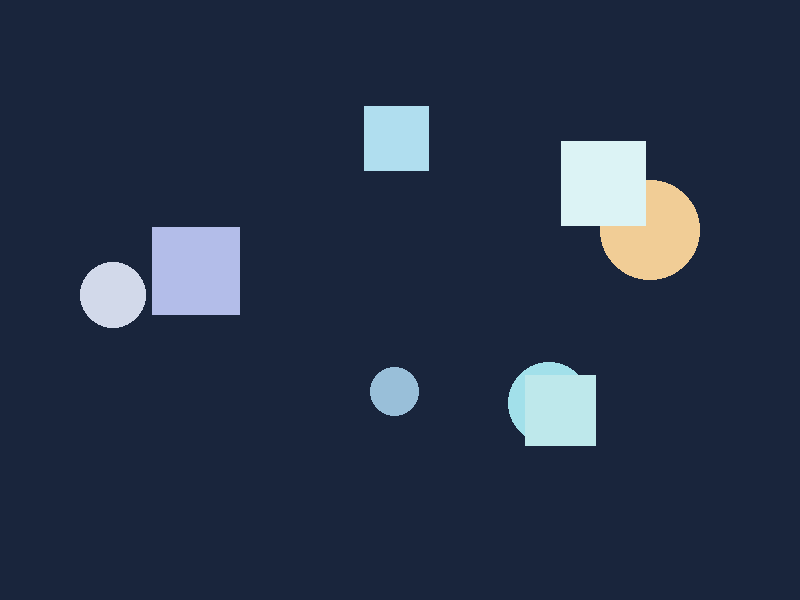
#> input picture images/image_1.png, 800 x 600 px; its folder holds only this picture in this run
$ python main.py   (older library calls are emulated)
#> lines starting #> are read from the running program, lines starting #| are printed output that depends on the picture; after the words box and inside, x2 and y2 are one past the last pixel; in counts of white or black regions, pixels touching at a corner belong together
import cv2
import math
import os
import csv

INPUT_FOLDER = "images"
OUTPUT_FOLDER = "results"

os.makedirs(OUTPUT_FOLDER, exist_ok=True)
images = []
for file in os.listdir(INPUT_FOLDER):

    if file.endswith(".jpg") or \
       file.endswith(".png") or \
       file.endswith(".jpeg"):

        images.append(file)
if len(images) == 0:
    print("Изображения не найдены")
    exit()
csv_file = open("report.csv", "w", newline="")

writer = csv.writer(csv_file)

writer.writerow([
    "Image",
    "Objects",
    "Round Objects",
    "Rectangle Objects"
])
for image_name in images:
    print(f"Обработка: {image_name}")
    path = os.path.join(INPUT_FOLDER, image_name)
    image = cv2.imread(path)
#> image is the input picture: shape (600, 800, 3); mean B, G, R 72.5, 50.8, 38.5
    if image is None:
        print("Ошибка загрузки")
        continue
    image = cv2.resize(image, (800, 600))
    gray = cv2.cvtColor(image, cv2.COLOR_BGR2GRAY)
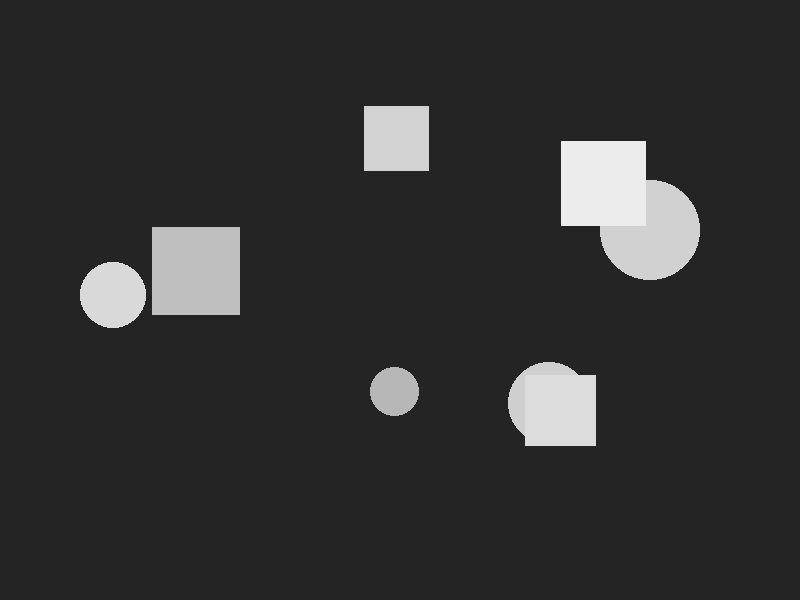
#> gray: shape (600, 800); min 36, max 236, mean 49.6
    blur = cv2.GaussianBlur(gray, (5, 5), 0)
    sobel_x = cv2.Sobel(gray, cv2.CV_64F, 1, 0)
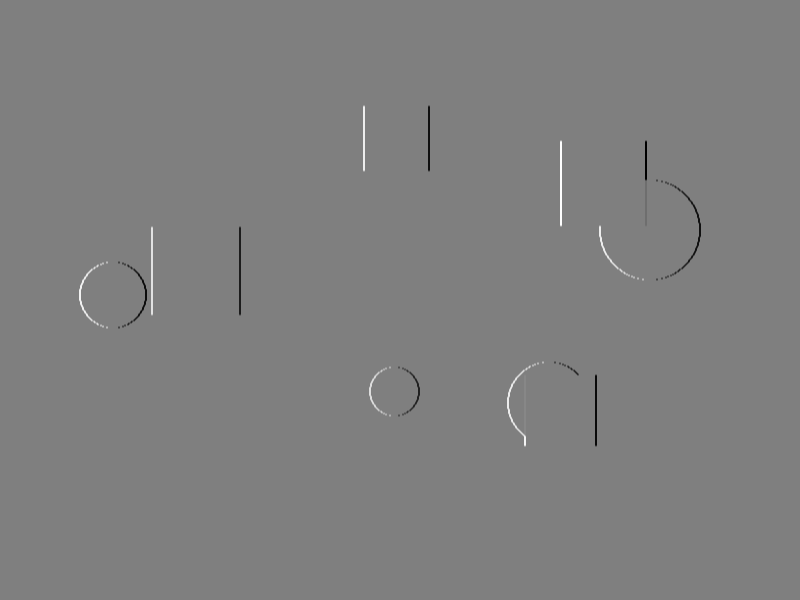
#> sobel_x: shape (600, 800) float64; min -800, max 800, mean 0; drawn with min black and max white
    sobel_y = cv2.Sobel(gray, cv2.CV_64F, 0, 1)
    laplacian = cv2.Laplacian(gray, cv2.CV_64F)
    edges = cv2.Canny(blur, 50, 150)
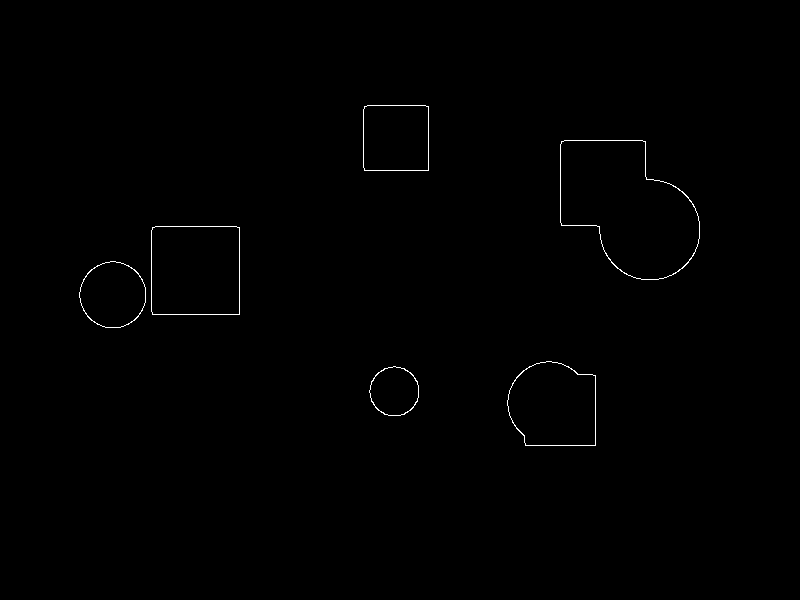
#> edges: shape (600, 800); 0.38% white in thin lines or dots, all inside (x1, y1, x2, y2) = (79, 105, 700, 446)
    contours, _ = cv2.findContours(
        edges,
        cv2.RETR_EXTERNAL,
        cv2.CHAIN_APPROX_SIMPLE
    )
#> contours = 6 contours; box (x1, y1, x2, y2) and area: (560, 140, 700, 280) 13547, (151, 226, 240, 315) 7733, (507, 361, 596, 446) 6296, (363, 105, 429, 171) 4214, (79, 261, 146, 328) 3413, (369, 366, 419, 416) 1884
    result = image.copy()
    count = 0
    round_objects = 0
    rectangle_objects = 0

    for cnt in contours:

        area = cv2.contourArea(cnt)
        if area < 100:
            continue
        count += 1
        perimeter = cv2.arcLength(cnt, True)
        x, y, w, h = cv2.boundingRect(cnt)
        (cx_circle, cy_circle), radius = \
            cv2.minEnclosingCircle(cnt)
        cx = x + w // 2
        cy = y + h // 2
        if perimeter != 0:
            roundness = \
                4 * math.pi * area / (perimeter ** 2)
        else:
            roundness = 0
        if roundness > 0.8:

            color = (0, 255, 0)

            round_objects += 1

            shape = "Circle"

        else:

            color = (0, 0, 255)

            rectangle_objects += 1

            shape = "Rectangle"

        cv2.drawContours(result, [cnt], -1, color, 2)

        cv2.rectangle(
            result,
            (x, y),
            (x + w, y + h),
            color,
            2
        )

        cv2.circle(
            result,
            (int(cx_circle), int(cy_circle)),
            int(radius),
            (255, 255, 0),
            1
        )
        cv2.circle(
            result,
            (cx, cy),
            4,
            (255, 0, 255),
            -1
        )

        cv2.putText(
            result,
            str(count),
            (cx, cy),
            cv2.FONT_HERSHEY_SIMPLEX,
            0.7,
            color,
            2
        )


        cv2.putText(
            result,
            shape,
            (x, y - 10),
            cv2.FONT_HERSHEY_SIMPLEX,
            0.5,
            color,
            2
        )

        # Площадь
        cv2.putText(
            result,
            f"S={int(area)}",
            (x, y + h + 20),
            cv2.FONT_HERSHEY_SIMPLEX,
            0.5,
            color,
            2
        )
#> this loop made 6 passes
#> (area, perimeter, x, y, w, h, cx_circle, cy_circle) on passes 1 to 6: (1884, 163.2, 369, 366, 50, 50, 394, 391), (6295.5, 310.6, 507, 361, 89, 85, 556.4, 410), (3413, 219.5, 79, 261, 67, 67, 112.4, 294.4), (7733, 349.7, 151, 226, 89, 89, 195.5, 270.5), (13547, 500.9, 560, 140, 140, 140, 623, 203), (4214, 257.7, 363, 105, 66, 66, 396, 138)
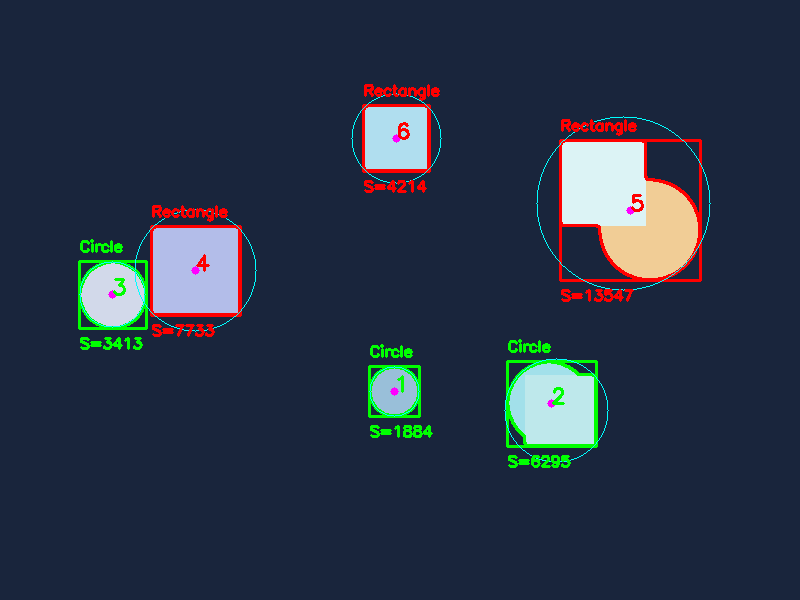
#> result: shape (600, 800, 3); 3.32% of pixels changed, all inside (x1, y1, x2, y2) = (78, 84, 711, 468)
#> after the loop, count = 6; rectangle_objects = 3; round_objects = 3

    cv2.putText(
        result,
        f"Objects: {count}",
        (10, 30),
        cv2.FONT_HERSHEY_SIMPLEX,
        1,
        (255, 0, 0),
        2
    )
    cv2.putText(
        result,
        f"Round: {round_objects}",
        (10, 70),
        cv2.FONT_HERSHEY_SIMPLEX,
        0.8,
        (0, 255, 0),
        2
    )
    cv2.putText(
        result,
        f"Rectangle: {rectangle_objects}",
        (10, 110),
        cv2.FONT_HERSHEY_SIMPLEX,
        0.8,
        (0, 0, 255),
        2
    )
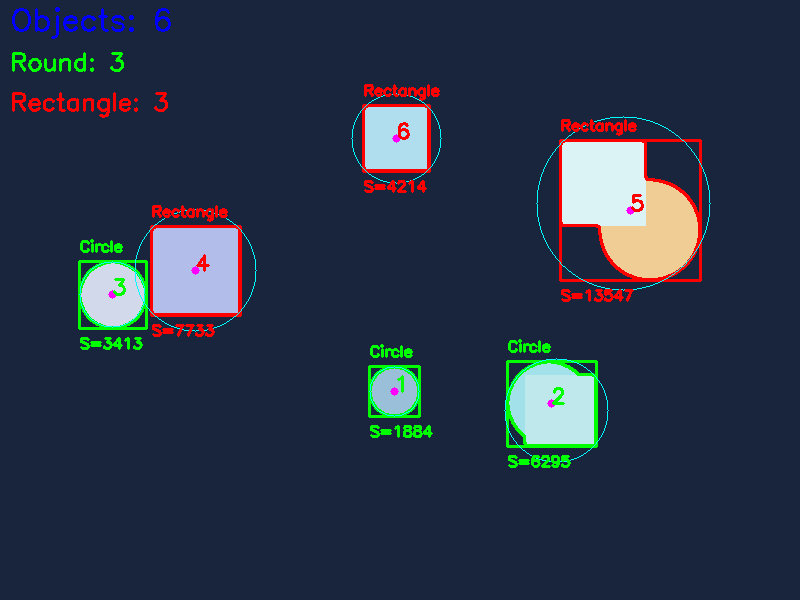
#> result: shape (600, 800, 3); mean B, G, R 70.4, 52.4, 41.2
    save_path = os.path.join(
        OUTPUT_FOLDER,
        f"result_{image_name}"
    )
    cv2.imwrite(save_path, result)
    writer.writerow([
        image_name,
        count,
        round_objects,
        rectangle_objects
    ])
    cv2.imshow("Result", result)
    key = cv2.waitKey(300)
#> (key Esc is pressed here)
    if key == 27:
        break
csv_file.close()
cv2.destroyAllWindows()
print("Обработка завершена")

$ run again, on images/image_103.png
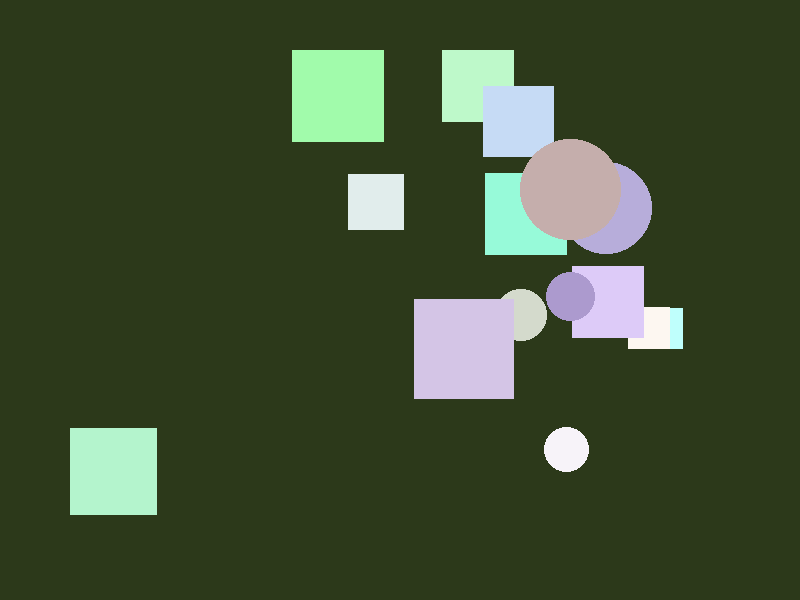
#> input picture images/image_103.png, 800 x 600 px
#> image is the input picture: shape (600, 800, 3); mean B, G, R 50.8, 78.6, 64
#> `edges = cv2.Canny(blur, 50, 150)`:
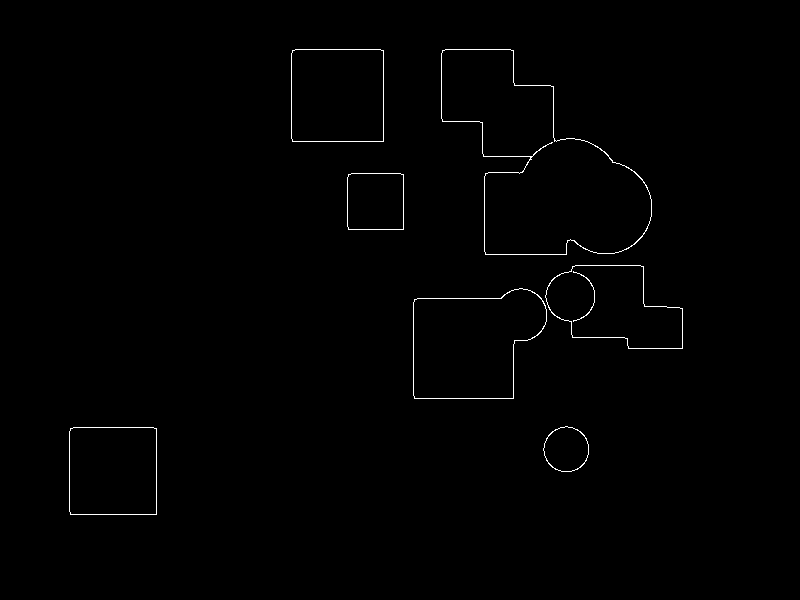
#> edges: shape (600, 800); 0.62% white in thin lines or dots, all inside (x1, y1, x2, y2) = (69, 49, 683, 515)
#> contours = 7 contours; box (x1, y1, x2, y2) and area: (441, 49, 652, 255) 24170, (413, 288, 547, 399) 11502, (291, 49, 384, 142) 8453, (545, 265, 683, 349) 7962, (69, 427, 157, 515) 7558, (347, 173, 404, 230) 3125, (543, 426, 589, 472) 1578
#> the loop `for cnt in contours: ` made 7 passes
#> (area, perimeter, x, y, w, h, cx_circle, cy_circle) on pass 2: (1578, 149.5, 543, 426, 46, 46, 565.9, 448.9)
#> after the loop `for cnt in contours:`: count = 7; rectangle_objects = 6; round_objects = 1
#> `cv2.putText( result, f"Rectangle: {rectangle_objects}", (10, 110), cv2..`:
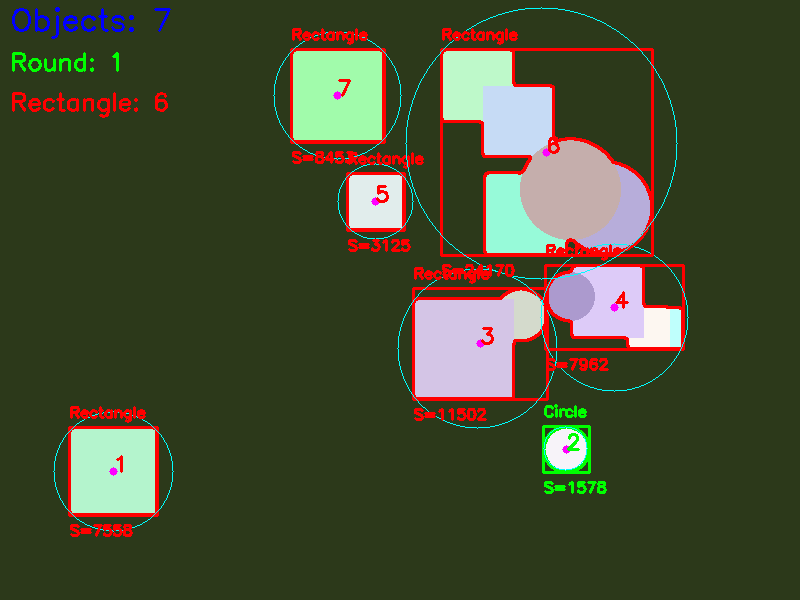
#> result: shape (600, 800, 3); mean B, G, R 49.2, 76.1, 70.4

$ run again, on images/image_105.png
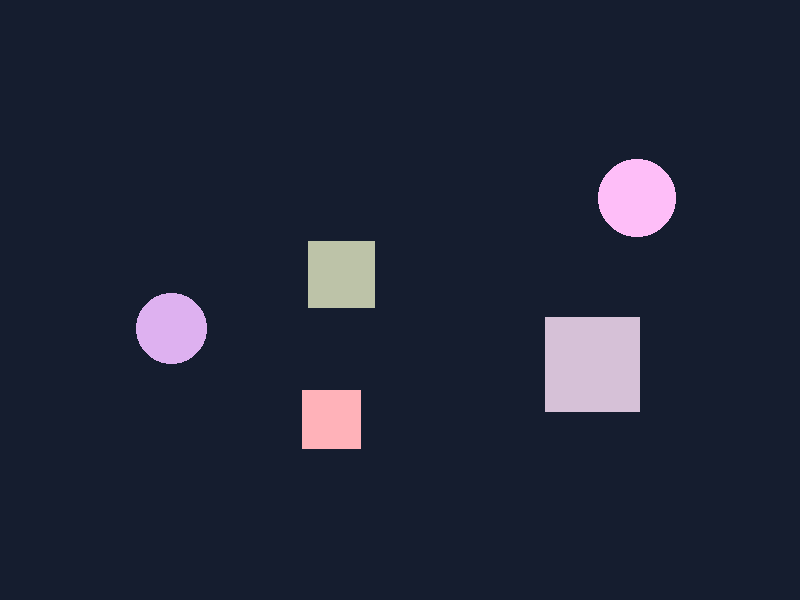
#> input picture images/image_105.png, 800 x 600 px
#> image is the input picture: shape (600, 800, 3); mean B, G, R 55.9, 37.5, 31.9
#> `edges = cv2.Canny(blur, 50, 150)`:
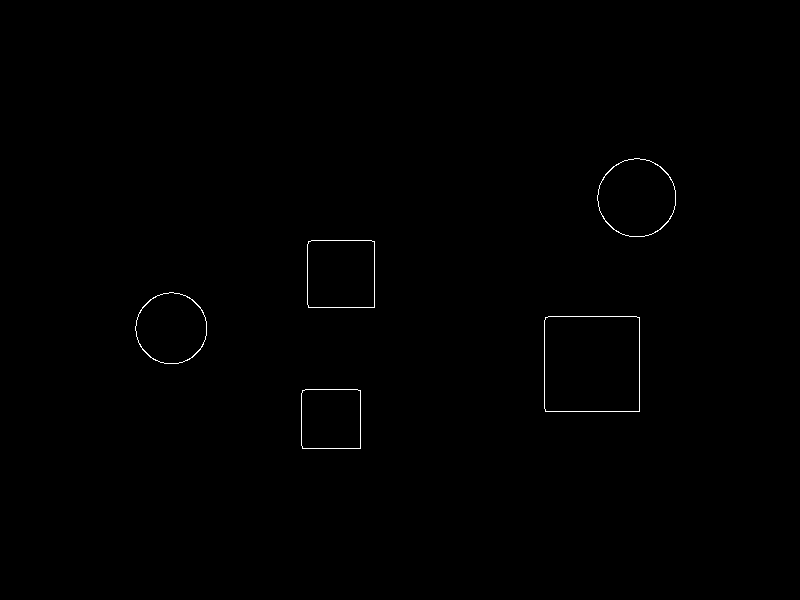
#> edges: shape (600, 800); 0.29% white in thin lines or dots, all inside (x1, y1, x2, y2) = (135, 158, 676, 449)
#> contours = 5 contours; box (x1, y1, x2, y2) and area: (544, 316, 640, 412) 9014, (597, 158, 676, 237) 4773, (307, 240, 375, 308) 4478, (135, 292, 207, 364) 3950, (301, 389, 361, 449) 3470
#> the loop `for cnt in contours: ` made 5 passes
#> (area, perimeter, x, y, w, h, cx_circle, cy_circle) on passes 3, 5: (3950, 234.8, 135, 292, 72, 72, 170.9, 327.9), (4773, 258.1, 597, 158, 79, 79, 636.4, 197.4)
#> after the loop `for cnt in contours:`: count = 5; rectangle_objects = 3; round_objects = 2
#> `cv2.putText( result, f"Rectangle: {rectangle_objects}", (10, 110), cv2..`:
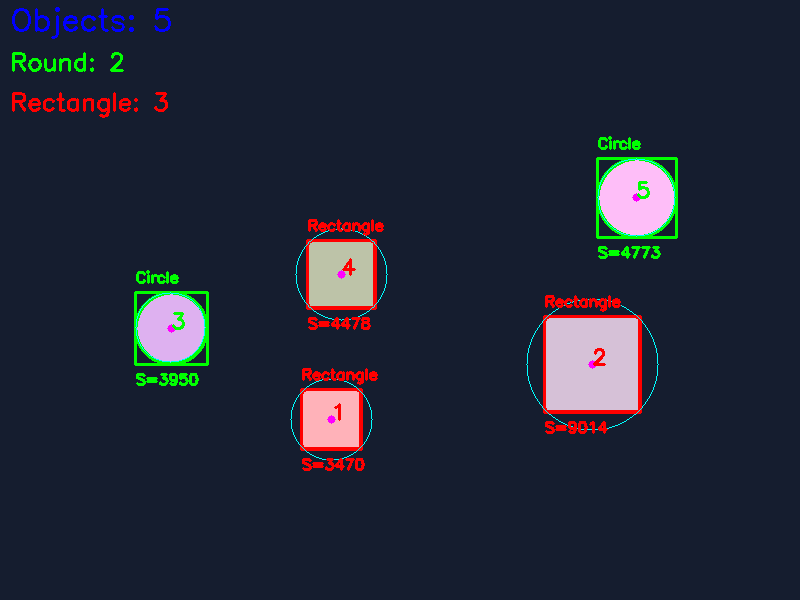
#> result: shape (600, 800, 3); mean B, G, R 54.7, 39, 34.1

$ run again, on images/image_107.png
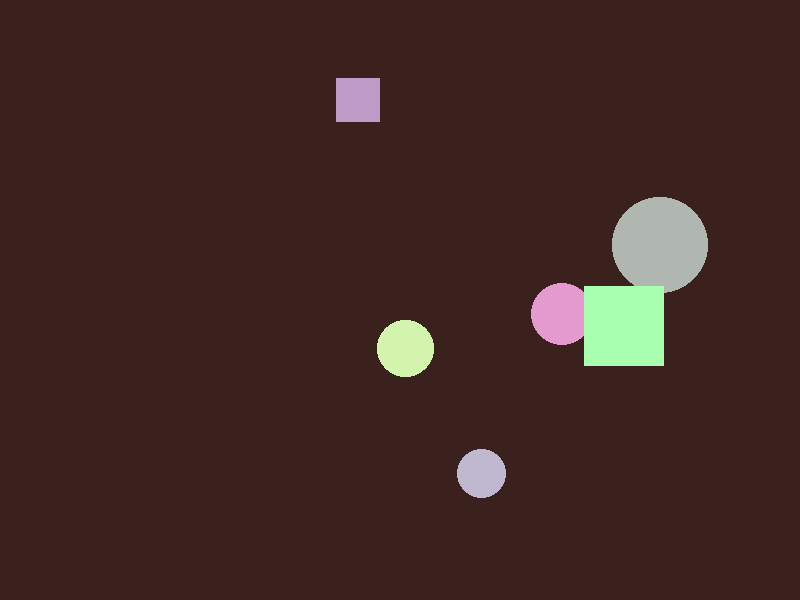
#> input picture images/image_107.png, 800 x 600 px
#> image is the input picture: shape (600, 800, 3); mean B, G, R 37.2, 41.1, 64.1
#> `edges = cv2.Canny(blur, 50, 150)`:
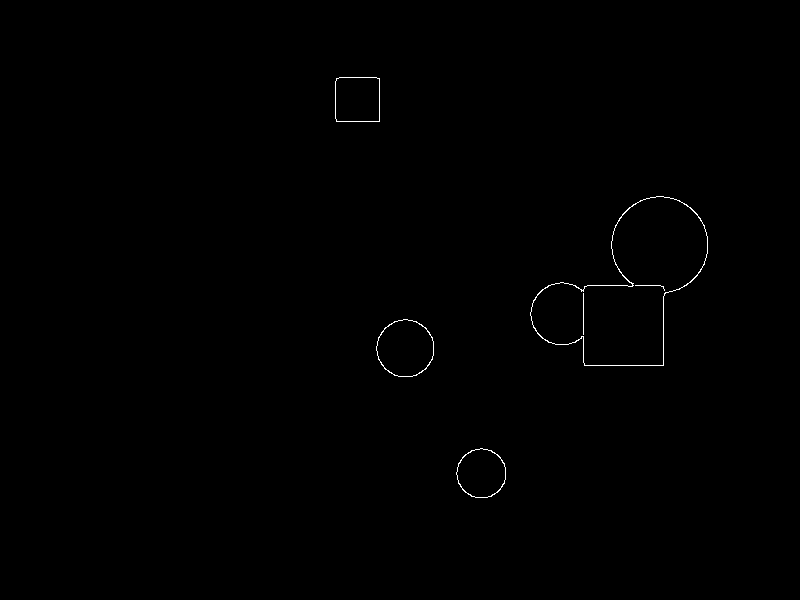
#> edges: shape (600, 800); 0.28% white in thin lines or dots, all inside (x1, y1, x2, y2) = (335, 77, 708, 498)
#> contours = 4 contours; box (x1, y1, x2, y2) and area: (530, 196, 708, 366) 16208, (376, 319, 434, 377) 2560, (335, 77, 380, 122) 1925, (456, 448, 506, 498) 1884
#> the loop `for cnt in contours: ` made 4 passes
#> (area, perimeter, x, y, w, h, cx_circle, cy_circle) on pass 3: (16208, 670.8, 530, 196, 178, 170, 618.6, 275.7)
#> after the loop `for cnt in contours:`: count = 4; rectangle_objects = 1; round_objects = 3
#> `cv2.putText( result, f"Rectangle: {rectangle_objects}", (10, 110), cv2..`:
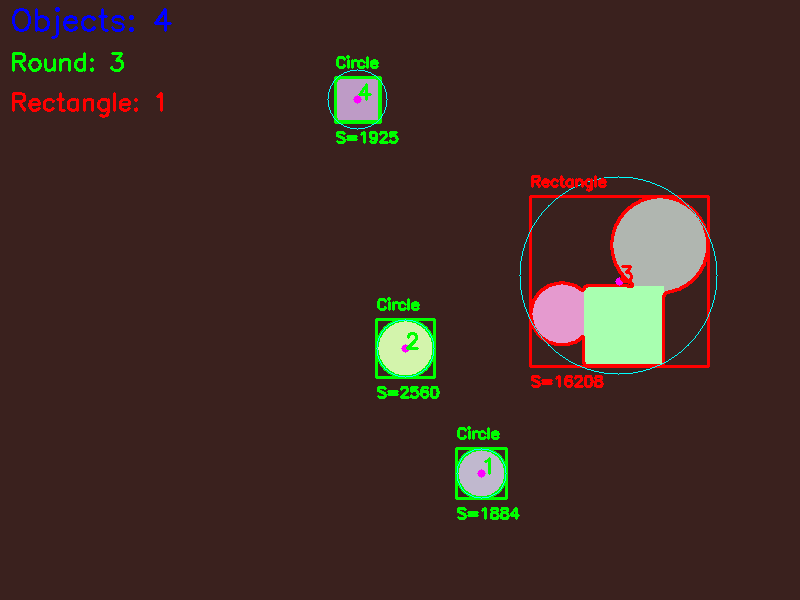
#> result: shape (600, 800, 3); mean B, G, R 36.8, 42.9, 65
